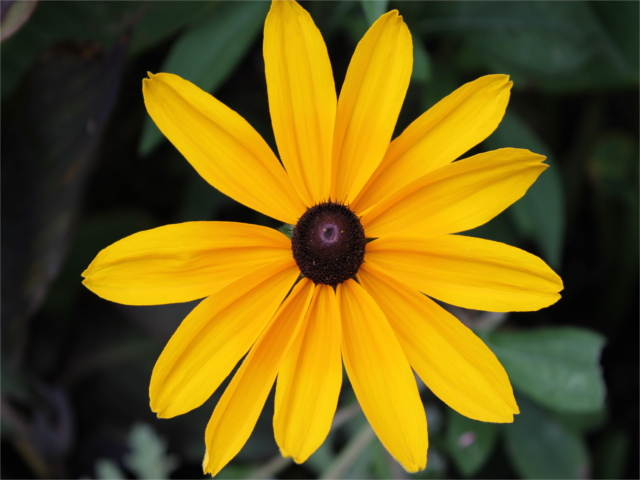
#> input picture jupyterlite/files/images/picture.bmp, 640 x 480 px; the run also reads 1 picture not shown here
$ jupyter execute --allow-errors tp3.ipynb
#> lines starting #> are read from the running program, lines starting #| are printed output that depends on the picture
# TP 3

## Objectifs
1.  Tracer des graphiques en utilisant
    [matplotlib](https://matplotlib.org/api/pyplot_api.html)
2.  Lecture et tracé d'histogrammes d'images.
3.  Travailler avec les algorithmes de [regroupement](http://scikit-learn.org/stable/modules/clustering.html)
    et [classification](http://scikit-learn.org/stable/modules/svm.html)

## Exercise 1 \[★\]

[matplotlib](https://matplotlib.org/api/pyplot_api.html) peut être utilisé pour tracer des graphiques. Voici un code très simple avec seulement valeurs x. Après avoir importé la bibliothèque *matplotlib*, nous initialisons les valeurs x et les traçons.

[cell 1]
import matplotlib.pyplot as plot

x = [1, 2, 3, 4, 5, 6, 7, 8, 9, 10]
plot.plot(x)
plot.show()
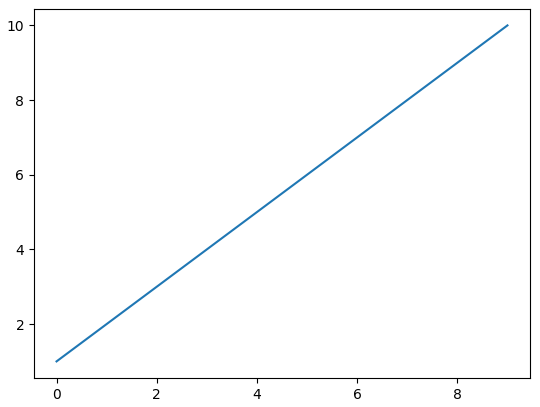
#> figure drawn by matplotlib, 1 panel; curve peaks at x = 9, y = 10

Changeons maintenant la couleur, le style et la largeur de la ligne.

[cell 2]
import matplotlib.pyplot as plot

x = [1, 2, 3, 4, 5, 6, 7, 8, 9, 10]
plot.plot(x, linewidth=3, drawstyle="steps", color="#00363a")
plot.show()
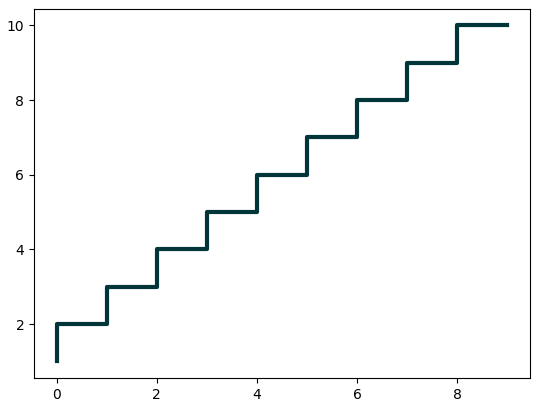
#> figure drawn by matplotlib, 1 panel; curve peaks at x = 9, y = 10

Nous allons maintenant initialiser les valeurs y et tracer le graphique.

[cell 3]
import matplotlib.pyplot as plot

x = [1, 2, 3, 4, 5, 6, 7, 8, 9, 10]
y = [0, 1, 0, 0, 1, 0, 1, 1, 1, 0]
plot.plot(x, y, linewidth=3, drawstyle="steps", color="#00363a")
plot.show()
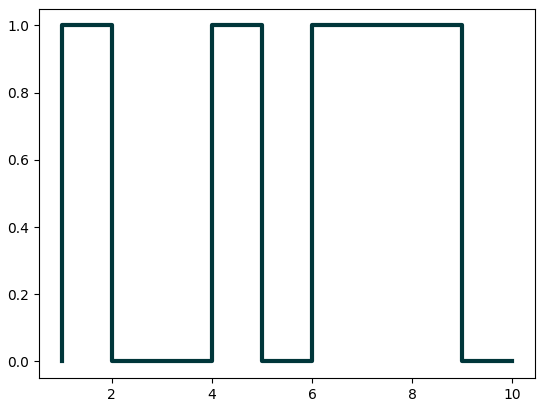
#> figure drawn by matplotlib, 1 panel; curve peaks at x = 2, y = 1

Dans la [première session pratique](../TP1/tp1.ipynb), nous avons vu comment analyser les fichiers JSON. En continuant avec le même fichier [JSON](../../data/pl.json), nous allons maintenant tracer les résultats
du nombre de langages de programmation publiés par an. Vérifiez la sortie.

[cell 4]
from pandas import json_normalize
import pandas as pd
import json
import matplotlib.pyplot as plot

#> (the rest of this cell did not finish here and is left out)

Le programme suivant ajoutera le titre et les étiquettes à l'axe des x et à l'axe des y.

[cell 5]
from pandas import json_normalize
import pandas as pd
import json
import matplotlib.pyplot as plot

#> (the rest of this cell did not finish here and is left out)

Il existe encore une autre façon de tracer les 'dataframes', en utilisant
[pandas.DataFrame.plot](https://pandas.pydata.org/pandas-docs/stable/generated/pandas.DataFrame.plot.html).

[cell 6]
from pandas import json_normalize
import pandas as pd
import json
import matplotlib.pyplot as plot

#> (the rest of this cell did not finish here and is left out)

Maintenant, nous voulons créer plusieurs sous-images. Une méthode simple est donnée ci-dessous.
Rappelons que lors de la [première session pratique](../TP1/tp1.ipynb), nous avons regroupé par
sur plusieurs colonnes. Des sous-parcelles peuvent être utilisées pour visualiser ces données.

[cell 7]
from pandas import json_normalize
import pandas as pd
import json
import math
import matplotlib.pyplot as plot

#> (the rest of this cell did not finish here and is left out)

Modifiez le code ci-dessus, afin que nous puissions obtenir des informations visuelles sur le nombre de langages de différents paradigmes de programmation publiés au cours de chaque année disponible, c'est-à-dire que pour chaque année, nous voulons voir le nombre de langages de programmation appartenant à chaque paradigme de langage de programmation.

## Exercice 2 \[★\]

Dans cet exercice, nous allons travailler sur les images. Téléchargez une image (par ex,
[image.bmp](../../images/picture.bmp) et [flower.jpg](../../images/flower.jpg)) dans votre version actuelle
et l'ouvrir de la manière suivante. Nous allons d'abord essayer d'obtenir quelques métadonnées de l'image.

[cell 8]
import os, sys
from PIL import Image

imgfile = Image.open("../images/picture.bmp")
#> imgfile is the input picture: PIL image 640x480 RGB; mean R, G, B 113.3, 93.4, 20.9
print(imgfile.size, imgfile.format)
#| (640, 480) BMP

Nous utilison le module 'Image' de Python PIL
([Documentation](http://www.effbot.org/imagingbook/image.htm)). Nous allons essayez maintenant d'obtenir des données de 100 pixels à partir d'une image.

[cell 9]
import os, sys
from PIL import Image

imgfile = Image.open("../images/flower.jpg")
data = imgfile.getdata()
for i in range(10):
    for j in range(10):
        print(i, j, data.getpixel((i, j)))
#> this loop made 10 passes
#> (printed output is left out)

Vous pouvez remarquer la position et les valeurs des pixels (un tuple de 3 valeurs). Essayons d'obtenir des métadonnées supplémentaires sur les images, c'est-à-dire le mode de l'image (par exemple, RGB)), le nombre de bandes, le nombre de bits pour chaque bande, la largeur et la hauteur de l'image (en pixels).

[cell 10]
import os, sys
from PIL import Image

imgfile = Image.open("../images/flower.jpg")
print(imgfile.mode, imgfile.getbands(), imgfile.bits, imgfile.width, imgfile.height)
#| RGB ('R', 'G', 'B') 8 640 480

Obtenons maintenant un histogramme des couleurs. Lorsque vous exécutez le code suivant, vous obtenez un tableau unique de valeurs, la fréquence de chaque bande (R, G, B etc.) concaténée ensemble. Dans le code suivant, nous supposerons que nous travaillons avec une image de 3 bandes (mode RGB) et que chaque bande est représentée par 8 bits. Nous allons tracer le [histogramme](http://www.effbot.org/imagingbook/image.htm#tag-Image.Image.histogram) de différentes couleurs.

[cell 11]
from PIL import Image
import matplotlib.pyplot as plot

imgfile = Image.open("../images/flower.jpg")
histogram = imgfile.histogram()
#> histogram = 768 values, max 25276 at index 517, min 0 at index 471, mean 1200
# we have three bands (for this image)
red = histogram[0:255]
#> red = 255 values, max 6579 at index 243, min 1 at index 0, mean 1197.3
green = histogram[256:511]
#> green = 255 values, max 4764 at index 8, min 0 at index 215, mean 1204.7
blue = histogram[512:767]
#> blue = 255 values, max 25276 at index 5, min 0 at index 139, mean 1204.7
fig, (axis1, axis2, axis3) = plot.subplots(nrows=3, ncols=1)
axis1.plot(red, color="red")
axis2.plot(green, color="green")
axis3.plot(blue, color="blue")
plot.show()
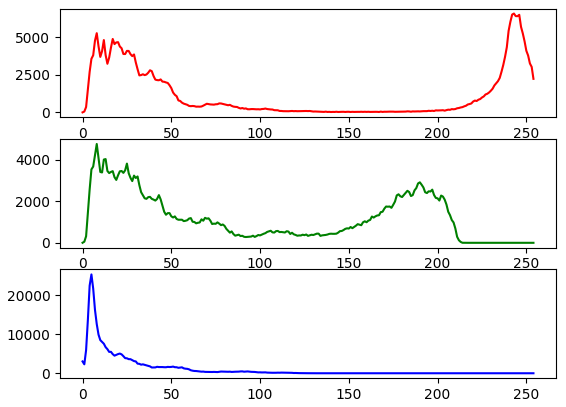
#> figure drawn by matplotlib, 3 panels; panel 1: curve peaks at x = 243, y = 6579; panel 2: curve peaks at x = 8, y = 4764; panel 3: curve peaks at x = 5, y = 25276

Mais si vous souhaitez les voir tous dans une seule image.

[cell 12]
from PIL import Image
import matplotlib.pyplot as plot

imgfile = Image.open("../images/flower.jpg")
histogram = imgfile.histogram()
red = histogram[0:255]
green = histogram[256:511]
blue = histogram[512:767]
x = range(255)
y = []
for i in x:
    y.append((red[i], green[i], blue[i]))
#> after the loop, y = 255 items, first 6: (1, 2, 3027), (56, 53, 2290), (357, 315, 5917), (1512, 1416, 13652), (2696, 2570, 22405), (3567, 3538, 25276)
plot.plot(x, y)
plot.show()
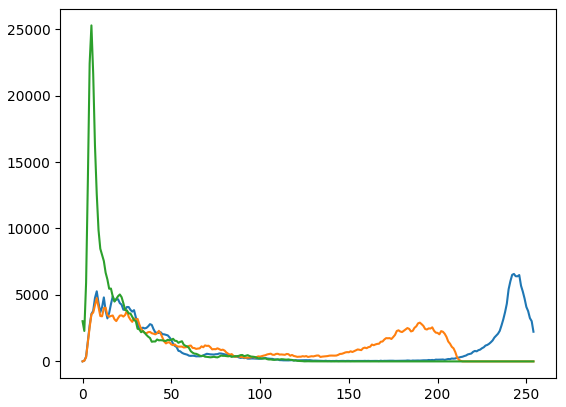
#> figure drawn by matplotlib, 1 panel; curve peaks at x = 243, y = 6579; curve peaks at x = 8, y = 4764; curve peaks at x = 5, y = 25276

Mais nous ne voulons pas perdre les couleurs de la bande.

[cell 13]
from PIL import Image
import matplotlib.pyplot as plot

imgfile = Image.open("../images/flower.jpg")
histogram = imgfile.histogram()
red = histogram[0:255]
green = histogram[256:511]
blue = histogram[512:767]
x = range(255)
y = []
for i in x:
    y.append((red[i], green[i], blue[i]))
figure, axes = plot.subplots()
axes.set_prop_cycle("color", ["red", "green", "blue"])
plot.plot(x, y)
plot.show()
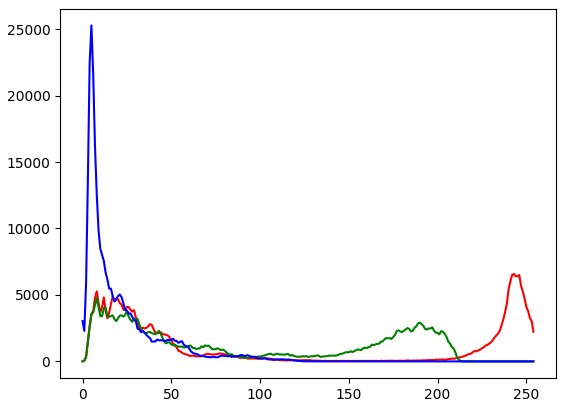
#> figure drawn by matplotlib, 1 panel; curve peaks at x = 243, y = 6579; curve peaks at x = 8, y = 4764; curve peaks at x = 5, y = 25276

Votre prochaine question consiste à obtenir les 20 premières intensités dans chaque bande et à créer un seul tracé de ces premières intensités. Écrivez un programme python qui peut réaliser cela.

## Exercice 3 \[★★\]

Dans cet exercice, nous examinerons  [Algorithme de regroupement KMeans](http://scikit-learn.org/stable/modules/generated/sklearn.cluster.KMeans.html).
En continuant avec les images, nous allons maintenant trouver 4 couleurs prédominantes dans une image.

#> (a cell that did not finish here is left out)

Pour votre prochaine question, votre objectif est de comprendre le code ci-dessus et
réaliser ce qui suit :
1.  Supposer que le nombre de grappes est donné par l'utilisateur, généraliser
    le code ci-dessus.
2.  En cas de diagramme à barres, assurez-vous que les barres sont disposées dans le
    ordre décroissant de la fréquence des couleurs.
3.  Ajoutez également le support pour le graphique circulaire en plus du graphique en barres. Assurez-vous que
    que nous utilisons les couleurs de l'image comme les couleurs de la tranche.
4.  Avez-vous des observations intéressantes ?

## Exercise 4 \[★★\]

Nous allons essayer d'obtenir plus de clusters et de vérifier le temps pris par chacun de ces algorithmes.
Commençons par quelques exercices très simples pour expérimenter l'algorithme KMeans. Considérez les données suivantes et visualisez-les sur un nuage de points à l'aide d'un diagramme de dispersion.

[cell 15]
import numpy as np
import matplotlib.pyplot as plot

numarray = np.array(
    [
        [1, 1],
        [1, 2],
        [1, 3],
        [1, 4],
        [1, 5],
        [1, 6],
        [1, 7],
        [1, 8],
        [1, 9],
        [1, 10],
        [10, 1],
        [10, 2],
        [10, 3],
        [10, 4],
        [10, 5],
        [10, 6],
        [10, 7],
        [10, 8],
        [10, 9],
        [10, 10],
    ]
)

plot.scatter(numarray[:, 0], numarray[:, 1])
plot.show()
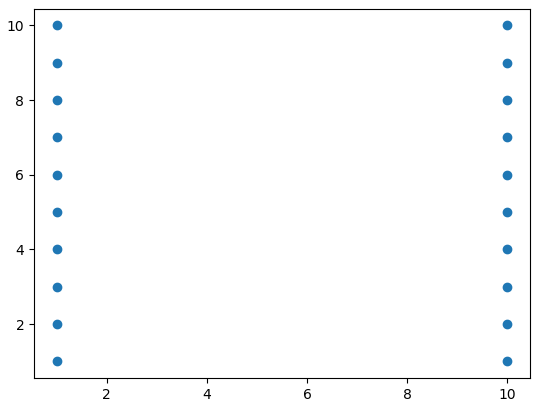
#> figure drawn by matplotlib, 1 panel

Visuellement, il est assez évident qu'il y a deux groupes. Mais utilisons l'algorithme KMeans pour obtenir les 2 clusters. Nous allons d'abord voir les étiquettes de nos données regroupées.

[cell 16]
import numpy as np
import matplotlib.pyplot as plot
from sklearn.cluster import KMeans

numarray = np.array(
    [
        [1, 1],
        [1, 2],
        [1, 3],
        [1, 4],
        [1, 5],
        [1, 6],
        [1, 7],
        [1, 8],
        [1, 9],
        [1, 10],
        [10, 1],
        [10, 2],
        [10, 3],
        [10, 4],
        [10, 5],
        [10, 6],
        [10, 7],
        [10, 8],
        [10, 9],
        [10, 10],
    ]
)

clusters = KMeans(n_clusters=2)
clusters.fit(numarray)
print(clusters.labels_)

Maintenant, nous allons visualiser les groupes à l'aide d'un nuage de points. Nous utiliserons
deux couleurs pour les distinguer visuellement.

[cell 17]
import numpy as np
import matplotlib.pyplot as plot
from sklearn.cluster import KMeans

numarray = np.array(
    [
        [1, 1],
        [1, 2],
        [1, 3],
        [1, 4],
        [1, 5],
        [1, 6],
        [1, 7],
        [1, 8],
        [1, 9],
        [1, 10],
        [10, 1],
        [10, 2],
        [10, 3],
        [10, 4],
        [10, 5],
        [10, 6],
        [10, 7],
        [10, 8],
        [10, 9],
        [10, 10],
    ]
)

clusters = KMeans(n_clusters=2)
clusters.fit(numarray)
colors = np.array(["#ff0000", "#00ff00"])

plot.scatter(numarray[:, 0], numarray[:, 1], c=colors[clusters.labels_])
plot.show()

Et si nous essayions d'obtenir 4 clusters ? Essayez d'exécuter le code suivant, plusieurs fois. Des observations ? Essayez de changer la valeur de *n_init* avec des valeurs plus élevées.

[cell 18]
import numpy as np
import matplotlib.pyplot as plot
from sklearn.cluster import KMeans

numarray = np.array(
    [
        [1, 1],
        [1, 2],
        [1, 3],
        [1, 4],
        [1, 5],
        [1, 6],
        [1, 7],
        [1, 8],
        [1, 9],
        [1, 10],
        [10, 1],
        [10, 2],
        [10, 3],
        [10, 4],
        [10, 5],
        [10, 6],
        [10, 7],
        [10, 8],
        [10, 9],
        [10, 10],
    ]
)

clusters = KMeans(n_clusters=4, n_init=2)
clusters.fit(numarray)
colors = np.array(["#ff0000", "#00ff00", "#0000ff", "#ffff00"])

plot.scatter(numarray[:, 0], numarray[:, 1], c=colors[clusters.labels_])
plot.show()

Nous allons maintenant essayer d'obtenir des clusters avec des données réelles (référence : [citypopulation.json](../../data/citypopulation.json), Source : Wikidata). Il contient des informations concernant différentes villes du monde : nom de la ville, année de sa fondation et sa population en l'année 2010. Dans le code suivant, nous voulons regrouper les données sur la population et d'observer s'il y a une corrélation entre l'âge et la les statistiques de la population (2010). Dans le code suivant, il y a un ligne commentée. Vous pouvez le décommenter pour essayer avec une population différente les chiffres. Des observations ? Pourquoi avons-nous utilisé LabelEncoder ? Quelle est sa but ?

[cell 19]
from pandas import json_normalize
from sklearn.preprocessing import LabelEncoder
import pandas as pd
import json

#> (the rest of this cell did not finish here and is left out)

Maintenant, continuons à travailler avec [flower.jpg](../../images/flower.jpg). Recommençons avec **KMeans** et essayons d'obtenir des groupes de taille comprise entre 2 et 11.

#> (a cell that did not finish here is left out)

Votre prochain objectif est de tester le code ci-dessus pour les tailles de grappes entre 2 et 21, ce qui vous donnera le chiffre indiqué ci-dessous.

**Note:** L'image suivante a été générée après 6 minutes.

En option, vous pouvez ajouter des déclarations *print* pour tester si votre code fonctionne bien.

Now we modify the above algorithm to use **MiniBatchKMeans** clustering
algorithm (refer
[here](http://scikit-learn.org/stable/modules/clustering.html#mini-batch-kmeans)).
Observez les changements.

#> (a cell that did not finish here is left out)

What did you observe? Your next goal is to test the above code for cluster sizes between 2 and 21 which will give you the figure given below.

What are your conclusions?

Afin de comparer les deux algorithmes, nous considérons le temps pris par chacun de ces algorithmes. Nous allons répéter l'expérience ci-dessus, mais cette fois nous allons tracer le temps nécessaire pour obtenir des grappes de tailles différentes.

Nous commençons par **KMeans**.

[cell 22]
from PIL import Image
import numpy
import math
import time
import matplotlib.pyplot as plot
from sklearn.cluster import KMeans

imgfile = Image.open("../images/flower.jpg")
numarray = numpy.array(imgfile.getdata(), numpy.uint8)
X = []
Y = []
for x in range(1, 20):
    cluster_count = x

    start_time = time.time()
    clusters = KMeans(n_clusters=cluster_count)
    clusters.fit(numarray)
    end_time = time.time()
    total_time = end_time - start_time
    print("Total time: ", x, ":", total_time)
    X.append(x)
    Y.append(total_time)
#> after the loop, X = [1, 2, 3, 4, 5, 6, 7, 8, 9, 10, 11, 12, 13, 14, 15, 16, 17, 18, 19]; Y = [0.0556, 0.0627, 0.0776, 0.0806, 0.107, 0.112, 0.116, 0.153, 0.203, 0.219, 0.271, 0.166, 0.226, 0.219, 0.18, 0.231, 0.271, 0.381, 0.365]
plot.bar(X, Y)
plot.show()
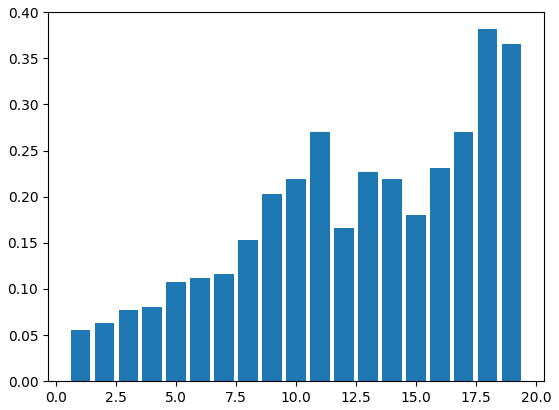
#> figure drawn by matplotlib, 1 panel; tallest bar 0.381 high, from x = 17.6 to 18.4

Vous pouvez obtenir un graphique similaire à celui qui suit.

Nous utilisons maintenant **MiniBatchKMeans**.

[cell 23]
from PIL import Image
import numpy
import math
import time
import matplotlib.pyplot as plot
from sklearn.cluster import MiniBatchKMeans

imgfile = Image.open("../images/flower.jpg")
numarray = numpy.array(imgfile.getdata(), numpy.uint8)
X = []
Y = []
for x in range(1, 20):
    cluster_count = x

    start_time = time.time()
    clusters = MiniBatchKMeans(n_clusters=cluster_count)
    clusters.fit(numarray)
    end_time = time.time()
    total_time = end_time - start_time
    print("Total time: ", x, ":", total_time)
    X.append(x)
    Y.append(total_time)
#> after the loop, Y = [0.0593, 0.00875, 0.00927, 0.0372, 0.0186, 0.0103, 0.0281, 0.0358, 0.0118, 0.083, 0.014, 0.0535, 0.0163, 0.0674, 0.0165, 0.0717, 0.0531, 0.0342, 0.0634]
plot.bar(X, Y)
plot.show()
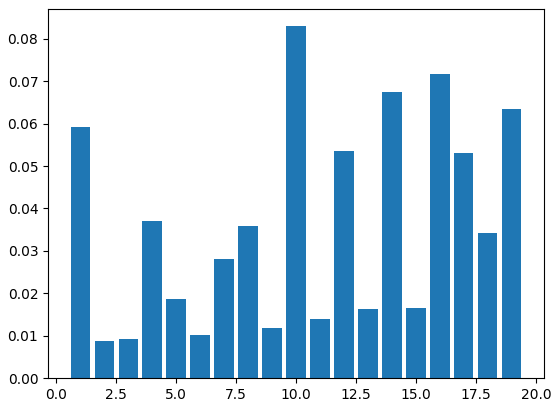
#> figure drawn by matplotlib, 1 panel; tallest bar 0.083 high, from x = 9.6 to 10.4

Vous pouvez obtenir un graphique similaire à celui qui suit.

Testez maintenant le code ci-dessus en utilisant l'algorithme **MiniBatchKMeans** avec des tailles de grappes entre 2 et 50. Quelles sont vos observations ?

Enfin, nous voulons voir si nous obtenons les mêmes centres de grappes à partir des deux algorithmes. Lancez le programme suivant pour voir les centres de grappes produits par les deux algorithmes. Nous utilisons deux couleurs différentes (rouge et noir) pour distinguer les centres de grappes des deux algorithmes.

[cell 24]
from PIL import Image
import numpy
import math
import matplotlib.pyplot as plot
from sklearn.cluster import KMeans
from sklearn.cluster import MiniBatchKMeans

imgfile = Image.open("../images/flower.jpg")
numarray = numpy.array(imgfile.getdata(), numpy.uint8)

cluster_count = 10

clusters = KMeans(n_clusters=cluster_count)
clusters.fit(numarray)

mclusters = MiniBatchKMeans(n_clusters=cluster_count)
mclusters.fit(numarray)

fig, axes = plot.subplots(nrows=3, ncols=1, figsize=(20, 25))
# Scatter plot for RG (RGB)
axes[0].scatter(numarray[:, 0], numarray[:, 1])
axes[0].scatter(
    clusters.cluster_centers_[:, 0], clusters.cluster_centers_[:, 1], c="red"
)
axes[0].scatter(
    mclusters.cluster_centers_[:, 0], mclusters.cluster_centers_[:, 1], c="black"
)

# Scatter plot of RB (RGB)
axes[1].scatter(numarray[:, 0], numarray[:, 2])
axes[1].scatter(
    clusters.cluster_centers_[:, 0], clusters.cluster_centers_[:, 2], c="red"
)
axes[1].scatter(
    mclusters.cluster_centers_[:, 0], mclusters.cluster_centers_[:, 2], c="black"
)

# Scatter plot of GB (RGB)
axes[2].scatter(numarray[:, 1], numarray[:, 2])
axes[2].scatter(
    clusters.cluster_centers_[:, 1], clusters.cluster_centers_[:, 2], c="red"
)
axes[2].scatter(
    mclusters.cluster_centers_[:, 1], mclusters.cluster_centers_[:, 2], c="black"
)
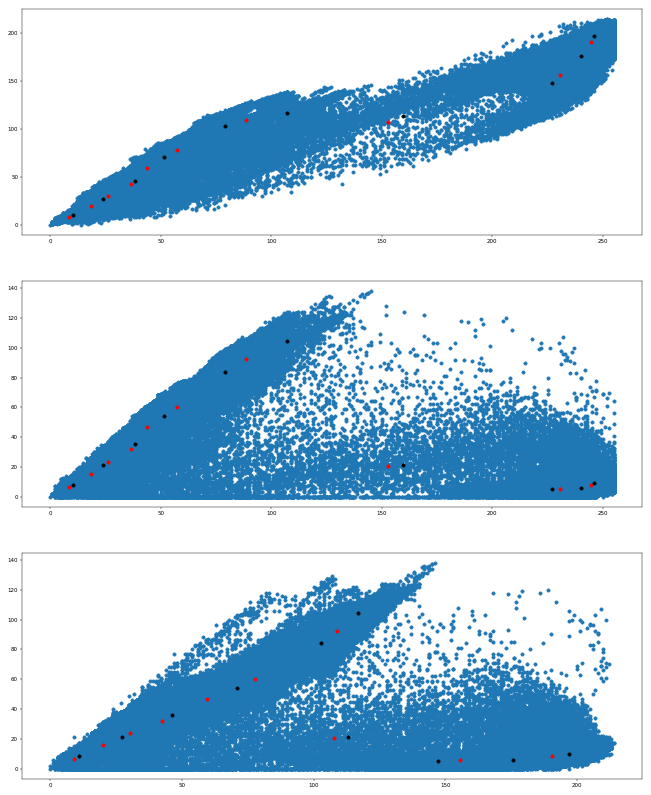
#> figure drawn by matplotlib, 3 panels
